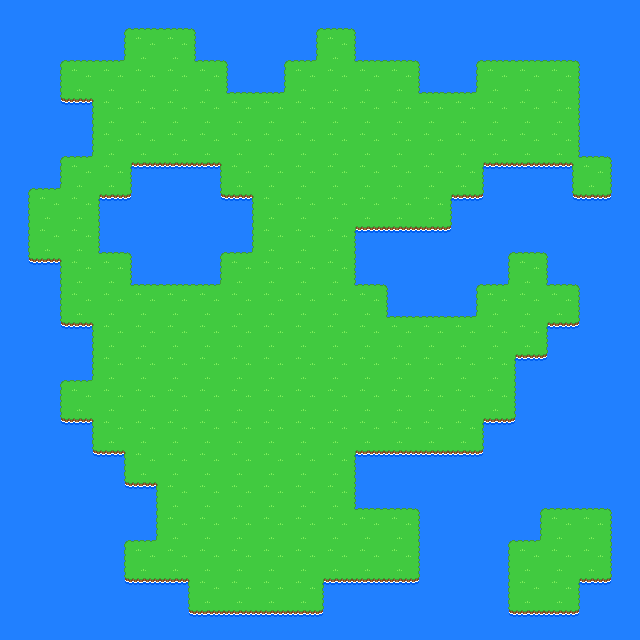

This is a level from a 2D game, rendered from its Tiled map with the project's own tilesets. A one-line summary and the complete map file follow:
An orthogonal 20x20 tile map with 32x32 px tiles, 1 tile layer (Tile Layer 1).

<map version="1.0" tiledversion="1.1.5" orientation="orthogonal" renderorder="right-down" width="20" height="20" tilewidth="32" tileheight="32" infinite="0" nextobjectid="1">
 <tileset firstgid="1" source="tileset.tsx" />
 <layer name="Tile Layer 1" width="20" height="20">
  <data encoding="csv">
74,74,74,71,72,72,73,74,74,71,72,73,74,74,74,74,74,74,74,74,
74,71,72,95,82,82,94,73,71,95,82,94,72,73,71,72,72,72,73,74,
74,81,82,82,82,82,82,94,95,82,82,82,82,94,95,82,82,82,83,74,
74,91,85,82,82,82,82,82,82,82,82,82,82,82,82,82,82,82,83,74,
74,71,95,82,82,82,82,82,82,82,82,82,82,82,82,82,82,82,94,73,
71,95,82,82,84,92,85,82,82,82,82,82,82,82,82,84,92,85,82,83,
81,82,82,84,93,74,91,85,82,82,82,82,82,82,84,93,74,91,92,93,
81,82,82,94,73,74,71,95,82,82,82,84,92,92,93,71,72,73,74,74,
91,85,82,82,94,72,95,82,82,82,82,94,73,74,71,95,82,94,73,74,
74,81,82,82,82,82,82,82,82,82,82,82,94,72,95,82,82,82,83,74,
74,91,85,82,82,82,82,82,82,82,82,82,82,82,82,82,82,84,93,74,
74,71,95,82,82,82,82,82,82,82,82,82,82,82,82,82,84,93,74,74,
74,81,82,82,82,82,82,82,82,82,82,82,82,82,82,82,83,74,74,74,
74,91,85,82,82,82,82,82,82,82,82,82,82,82,82,84,93,74,74,74,
74,74,91,85,82,82,82,82,82,82,82,84,92,92,92,93,74,74,74,74,
74,74,74,91,85,82,82,82,82,82,82,94,72,73,74,74,71,72,72,73,
74,74,74,71,95,82,82,82,82,82,82,82,82,83,74,71,95,82,82,83,
74,74,74,81,82,82,82,82,82,82,82,82,82,83,74,81,82,82,82,83,
74,74,74,91,92,85,82,82,82,82,84,92,92,93,74,81,82,82,84,93,
74,74,74,74,74,91,92,92,92,92,93,74,74,74,74,91,92,92,93,74
</data>
 </layer>
</map>